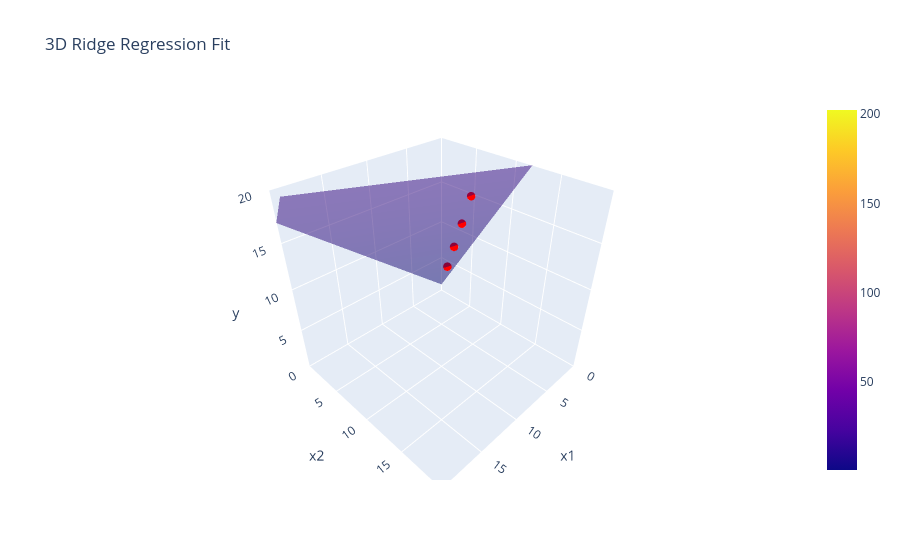

Notebook cell for this chart:
### Code cell
x1_range = np.linspace(0, 50, 20)
x2_range = 2 * x1_range
x1_mesh, x2_mesh = np.meshgrid(x1_range, x2_range)
y_mesh = beta_ridge[0] + beta_ridge[1]*x1_mesh + beta_ridge[2]*x2_mesh

fig = go.Figure(data=[
    go.Scatter3d(
        x=X[:, 0], y=X[:, 1], z=y,
        mode='markers',
        marker=dict(size=5, color='red'),
        name='Data Points'
    ),
    go.Surface(
        x=x1_mesh, y=x2_mesh, z=y_mesh,
        opacity=0.5,
        name='Ridge Regression Plane'
    )
])

fig.update_layout(
    scene=dict(
        xaxis=dict(title='x1', range=[0, 20]),
        yaxis=dict(title='x2', range=[0, 20]),
        zaxis=dict(title='y', range=[0, 20])
    ),
    title="3D Ridge Regression Fit"
)

fig.show()

### Figure 1 — Plotly figure (JSON) as saved in the notebook; plotly's stock layout.template omitted (floating-point values rounded to 4 significant figures; data arrays with more than 128 entries replaced by an {"elided": "..."} marker saying what was removed)
{"data": [{"marker": {"color": "red", "size": 5}, "mode": "markers", "name": "Data Points", "type": "scatter3d", "x": [1, 2, 3, 4], "y": [2, 4, 6, 8], "z": [5, 9, 13, 17]}, {"name": "Ridge Regression Plane", "opacity": 0.5, "type": "surface", "x": {"elided": "20x20 float values"}, "y": {"elided": "20x20 float values"}, "z": {"elided": "20x20 float values"}}], "layout": {"scene": {"xaxis": {"range": [0, 20], "title": {"text": "x1"}}, "yaxis": {"range": [0, 20], "title": {"text": "x2"}}, "zaxis": {"range": [0, 20], "title": {"text": "y"}}}, "title": {"text": "3D Ridge Regression Fit"}}}
